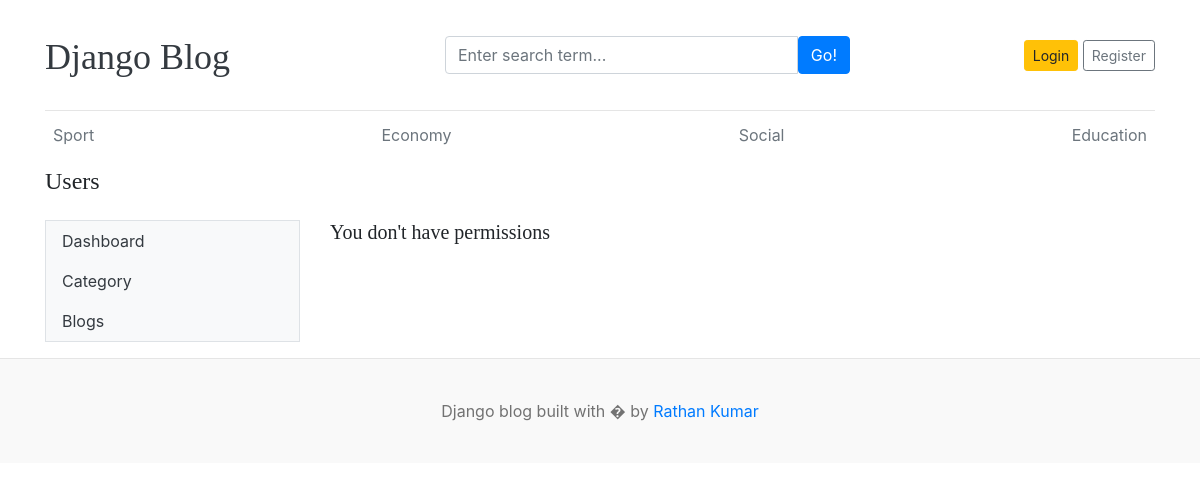
The page /dashboard/users/ on the database its author committed.
### blogs/models.py (models this page shows, shortened)
class Category(models.Model):
    name = models.CharField(max_length=100)
    created_at = models.DateTimeField(auto_now_add=True)
    updated_at = models.DateTimeField(auto_now=True)
    class Meta:
        verbose_name_plural="Categories"
        verbose_name="Category"

### dashboard/views.py (the view)
# urls.py: path('users/', users, name='users'),
def users(request):
    users = User.objects.all()
    context = {
        "users": users
    }
    return render(request, "dashboard/users.html", context)

### blogs/context_processor.py (called while the page is built)
def get_categories(request):
    categories = Category.objects.all()
    return {"categories": categories}

### template/dashboard/users.html (shortened to what this page needs)
{% extends 'base.html' %}
{% load static %}
{% block content %}
<div class="row">
    <div class="col-3">
        <h4>Users</h4>
    </div>
    <div class="col-9 text-right">
    </div>
</div>
<div class="row my-3">
    {% include 'dashboard/left-side-bar.html' %}
    <div class="col-9">
        {% if perms.auth.add_user %}
        <table class="table table-hover">
            <thead>
                <tr>
                    <th scope="col">#</th>
                    <th scope="col">Fullname</th>
                    <th scope="col">Username</th>
                    <th scope="col">Email</th>
                    <th scope="col">Active</th>
                    <th scope="col">Staff</th>
                    <th scope="col">Superuser</th>
                    <th scope="col">Action</th>
                </tr>
            </thead>
            <tbody>
                {% for user in users %}
                <tr>
                    <th scope="row">{{forloop.counter}}</th>
                    <td>{{user.first_name}} &nbsp;{{user.last_name}}</td>
                    <td>{{user.username}}</td>
                    <td>{{user.email}}</td>
                    <td>{% if user.is_active %} <i class="far fa-check-square text-primary"></i> {% else %} <i
                            class="far fa-times-circle text-danger"></i> {% endif %}</td>
                    <td>{% if user.is_staff %} <i class="far fa-check-square text-primary"></i> {% else %} <i
                            class="far fa-times-circle text-danger"></i> {% endif %}</td>
                    <td>{% if user.is_superuser %} <i class="far fa-check-square text-primary"></i> {% else %} <i
                            class="far fa-times-circle text-danger"></i> {% endif %}</td>
                    <td>
                        <a href="{% url 'edit_user' user.id %}"><i class="far fa-edit text-primary"></i></a>
                        &nbsp;
                        <a href="{% url 'delete_user' user.id %}"><i class="far fa-trash-alt text-danger"></i></a>
                    </td>
                </tr>
                {% endfor %}
            </tbody>
        </table>
        {% else %}
        <h5>You don't have permissions</h5>
        {% endif %}
    </div>
</div>
</div>
{% endblock %}

### template/base.html (shortened to what this page needs)
{% load static %}
<!DOCTYPE html>
<html lang="en">
<head>
    <link href="https://getbootstrap.com/docs/4.0/dist/css/bootstrap.min.css" rel="stylesheet">
    <link href="{% static 'css/blog.css' %}" rel="stylesheet">
</head>
<body>
    <div class="container">
        <header class="blog-header py-3">
            <div class="row flex-nowrap justify-content-between align-items-center">
                <div class="col-4 pt-1">
                    <a class="blog-header-logo text-dark" href="/">Django Blog</a>
                </div>
                <div class="col-5">
                    <form action="{% url 'search' %}" method="get">
                        <div class="card-body">
                            <div class="input-group">
                                <input class="form-control" type="text" name="keyword"
                                    placeholder="Enter search term..." value="{{keyword}}"
                                    aria-label="Enter search term..." aria-describedby="button-search" />
                                <button type="submit" class="btn btn-primary" id="button-search"
                                    type="button">Go!</button>
                            </div>
                        </div>
                    </form>
                </div>
                <div class="col-3 d-flex justify-content-end align-items-center">
                    {% if user.is_authenticated %}
                    {{user}}&nbsp;&nbsp;<a class="text-primary" href="{% url 'dashboard' %}">Dashboard</a> &nbsp;&nbsp;
                    <a class="btn btn-sm btn-warning" href="{% url 'logout' %}">Logout</a> &nbsp;
                    {% else %}
                    <a class="btn btn-sm btn-warning" href="{% url 'login' %}">Login</a> &nbsp;
                    <a class="btn btn-sm btn-outline-secondary" href="{% url 'register' %}">Register</a>
                    {% endif %}
                </div>
            </div>
        </header>
        <div class="nav-scroller py-1 mb-2">
            <nav class="nav d-flex justify-content-between">
                {% for category in categories %}
                <a class="p-2 text-muted" href="{% url 'posts_by_category' category.id  %}">{{category.name}}</a>
                {% endfor %}
            </nav>
        </div>
        {% block content %}
        {% endblock %}
    <footer class="blog-footer">
        <p>Django blog built with � by <a href="#">Rathan Kumar</a></p>
    </footer>
</body>
</html>

### blog_site/static/css/blog.css (style rules this page uses)
.blog-header { border-bottom: 1px solid #e5e5e5; }
.blog-header-logo { font-family: "Playfair Display", Georgia, "Times New Roman", serif; font-size: 2.25rem; }
h1, h2, h3, h4, h5, h6 { font-family: "Playfair Display", Georgia, "Times New Roman", serif; }
.blog-footer { padding: 2.5rem 0; color: #727272; text-align: center; background-color: #f9f9f9; border-top: .05rem solid #e5e5e5; }
.blog-footer p:last-child { margin-bottom: 0; }

### rows shown on the page
Category: name "Sport"
Category: name "Economy"
Category: name "Social"
Category: name "Education"
